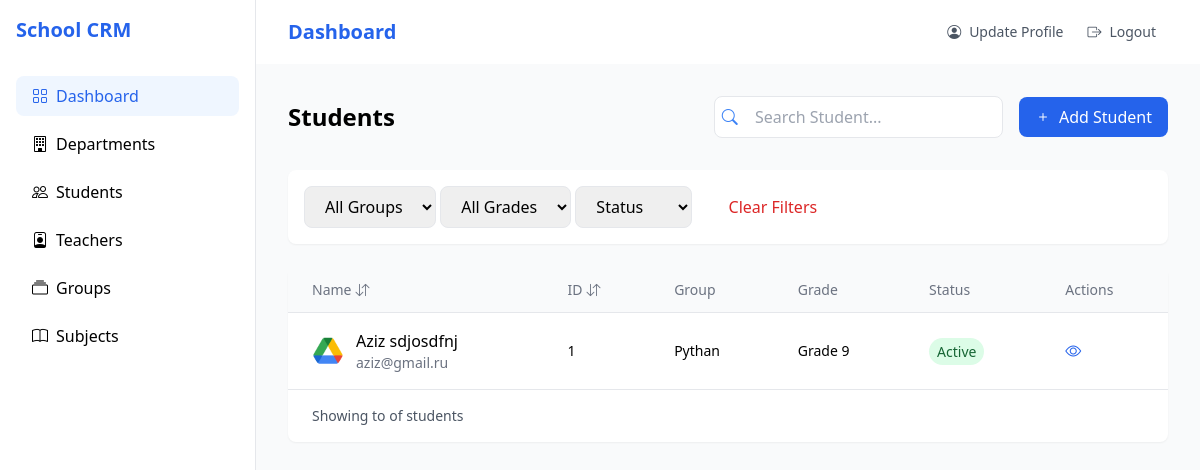
Page /students/list/ (signed in) on the committed database.
### students/models.py (models this page shows, shortened)
class Student(BaseModel):
    SELECT_GENDER = [
        ('mal', 'Male'),
        ('fem', 'Female'),
    ]
    GRADE_CHOICES = [
        ('1', 'Grade 1'),
        ('2', 'Grade 2'),
        ('3', 'Grade 3'),
        ('4', 'Grade 4'),
        ('5', 'Grade 5'),
        ('6', 'Grade 6'),
        ('7', 'Grade 7'),
        ('8', 'Grade 8'),
        ('9', 'Grade 9'),
        ('10', 'Grade 10'),
        ('11', 'Grade 11'),
    ]
    STATUS_CHOICES = [
        ('ac', 'Active'),
        ('in', 'Inactive'),
        ('pd', 'Pending'),
    ]
    first_name = models.CharField(max_length=100)
    last_name = models.CharField(max_length=100)
    birth_date = models.DateField()
    email = models.EmailField(unique=True)
    slug = models.SlugField(max_length=100, unique=True, blank=True)
    phone_number = models.CharField(
        max_length=13,
        validators=[phone_regex],
        help_text="Enter a valid Uzbekistan phone number (e.g., +998901234567)."
    )
    image = models.ImageField(upload_to='images/')
    group = models.ForeignKey(Group, on_delete=models.CASCADE, related_name='students', blank=True)
    grade = models.CharField(max_length=20, choices=GRADE_CHOICES, blank=True)
    gender = models.CharField(max_length=50, choices=SELECT_GENDER, blank=True)
    status = models.CharField(max_length=2, choices=STATUS_CHOICES, default='ac')
    address = models.TextField()
    guardian_name = models.CharField(max_length=100)
    guardian_phone = models.CharField(max_length=13)
    guardian_email = models.EmailField(unique=True)
    def get_detail_url(self):
        return reverse('students:detail', args=[
            self.created_at.year,
            self.created_at.month,
            self.created_at.day,
            self.slug
        ])

### groups/models.py (models this page shows, shortened)
class Group(BaseModel):
    GRADE_LEVEL_CHOICES = [
        ('1', 'Grade 1'),
        ('2', 'Grade 2'),
        ('3', 'Grade 3'),
        ('4', 'Grade 4'),
        ('5', 'Grade 5'),
        ('6', 'Grade 6'),
        ('7', 'Grade 7'),
        ('8', 'Grade 8'),
        ('9', 'Grade 9'),
        ('10', 'Grade 10'),
        ('11', 'Grade 11'),
        ('12', 'Grade 12'),
    ]
    SCHEDULE_CHOICES = [
        ('mr', 'Morning Session'),
        ('af', 'Afternoon Session'),
        ('ev', 'Evening Session'),
    ]
    STATUS_CHOICES = [
        ('ac', 'Active'),
        ('in', 'Inactive'),
        ('pd', 'Pending'),
    ]
    name = models.CharField(max_length=100)
    grade_level = models.CharField(max_length=2, choices=GRADE_LEVEL_CHOICES)
    status = models.CharField(max_length=2, choices=STATUS_CHOICES)
    teacher = models.ForeignKey(Teacher, on_delete=models.CASCADE, related_name='groups', blank=True)
    schedule = models.CharField(max_length=2, choices=SCHEDULE_CHOICES)
    academic_year = models.CharField(max_length=30)
    max_students = models.PositiveIntegerField()
    description = models.TextField()
    slug = models.SlugField(unique=True, blank=True, null=True)
    subjects = models.ManyToManyField(Subject, related_name='groups')
    def __str__(self):
        return self.name

### students/views.py (the view)
# urls.py: path('list/', views.StudentListView.as_view(), name='student_list'),
class StudentListView(LoginRequiredMixin, ListView):
    model = Student
    template_name = 'students/list.html'
    context_object_name = 'students'

### templates/students/list.html (shortened to what this page needs)
{% extends 'base.html' %}
{% block content %}
<div class="mb-8 flex justify-between items-center">
    <h1 class="text-2xl font-bold">Students</h1>
    <div class="flex items-center space-x-4">
        <div>
            <form method="get" action="{% url 'students:student_list' %}" id="searchForm" class="relative">
                <button type="submit">
                    <i class="bi bi-search absolute left-3 top-1/2 transform -translate-y-1/2 text-blue-500"></i>
                </button>
                <input type="text" name="search" placeholder="Search Student..."
                    class="pl-10 pr-4 py-2 border rounded-lg focus:ring-2 focus:ring-blue-500 focus:border-blue-500 transition"
                    value="{{ request.GET.search|default:'' }}">
            </form>
        </div>
        <a href="{% url 'students:create' %}"
           class="flex items-center space-x-2 px-4 py-2 bg-blue-600 text-white rounded-lg">
            <i class="bi bi-plus"></i>
            <span>Add Student</span>
        </a>
    </div>
</div>
<div class="bg-white p-4 rounded-lg shadow-sm mb-6">
    <div class="flex flex-wrap gap-4">
        <form method="get" action="{% url 'students:student_list' %}" id="filterForm">
             <select name="group" class="border rounded-lg px-4 py-2" onchange="document.getElementById('filterForm').submit();">
                <option value="">All Groups</option>
            </select>
            <select name="grade" class="border rounded-lg px-4 py-2" onchange="document.getElementById('filterForm').submit();">
                <option value="">All Grades</option>
            </select>
            <select name="status" class="border rounded-lg px-4 py-2" onchange="document.getElementById('filterForm').submit();">
                <option value="">Status</option>
            </select>
            <button class="px-4 py-2 text-blue-600 hover:bg-blue-50 rounded-lg">
                <a href="{% url 'students:student_list' %}" class="px-4 py-2 text-red-600 hover:bg-red-50 rounded-lg">Clear Filters</a>
            </button>
        </form>
    </div>
</div>
{% if students %}
<div class="bg-white rounded-lg shadow-sm">
    <div class="overflow-x-auto">
        <table class="w-full">
            <thead class="bg-gray-50 border-b">
            <tr>
                <th class="px-6 py-3 text-left text-sm font-medium text-gray-500">
                    <div class="flex items-center space-x-1">
                        <span>Name</span>
                        <i class="bi bi-arrow-down-up"></i>
                    </div>
                </th>
                <th class="px-6 py-3 text-left text-sm font-medium text-gray-500">
                    <div class="flex items-center space-x-1">
                        <span>ID</span>
                        <i class="bi bi-arrow-down-up"></i>
                    </div>
                </th>
                <th class="px-6 py-3 text-left text-sm font-medium text-gray-500">Group</th>
                <th class="px-6 py-3 text-left text-sm font-medium text-gray-500">Grade</th>
                <th class="px-6 py-3 text-left text-sm font-medium text-gray-500">Status</th>
                <th class="px-6 py-3 text-left text-sm font-medium text-gray-500">Actions</th>
            </tr>
            </thead>
            {% for student in students %}
            <tbody class="divide-y">
            <tr class="hover:bg-gray-50">
                <td class="px-6 py-4">
                    <div class="flex items-center space-x-3">
                        <img src="{{ student.image.url }}" class="rounded-full w-8 h-8">
                        <div>
                            <p class="font-medium">{{ student.first_name }} {{ student.last_name }}</p>
                            <p class="text-sm text-gray-500">{{ student.email }}</p>
                        </div>
                    </div>
                </td>
                <td class="px-6 py-4 text-sm">{{ student.id }}</td>
                <td class="px-6 py-4 text-sm">{{ student.group }}</td>
                <td class="px-6 py-4 text-sm">{{ student.get_grade_display }}</td>
                <td class="px-6 py-4">
                    {% if student.status == 'ac' %}
                    <span class="px-2 py-1 bg-green-100 text-green-800 rounded-full text-sm">
                                                {{ student.get_status_display }}
                                            </span>
                    {% elif student.status == 'in' %}
                    <span class="px-2 py-1 bg-red-100 text-red-800 rounded-full text-sm">
                                                {{ student.get_status_display }}
                                            </span>
                    {% elif student.status == 'pd' %}
                    <span class="px-2 py-1 bg-yellow-100 text-yellow-800 rounded-full text-sm">
                                                {{ student.get_status_display }}
                                            </span>
                    {% endif %}
                </td>
                <td class="px-6 py-4">
                    <div class="flex items-center space-x-3">
                        <a href="{{ student.get_detail_url }}" class="text-blue-600 hover:text-blue-800">
                            <i class="bi bi-eye"></i>
                        </a>
                    </div>
                </td>
            </tr>
            </tbody>
            {% endfor %}
        </table>
    </div>
    <div class="px-6 py-4 border-t">
    <div class="flex justify-between items-center">
        <p class="text-sm text-gray-600">
            Showing {{ students.start_index }} to {{ students.end_index }} of {{ students.paginator.count }} students
        </p>
    </div>
</div>
</div>
{% else %}
    <h3>No added Student</h3>
{% endif %}
{% endblock %}

### rows in the picture
Student: image (picture), first_name "Aziz", last_name "sdjosdfnj", email "aziz@gmail.ru", id "1", group "Pythan", grade "Grade 9", status "Active"
